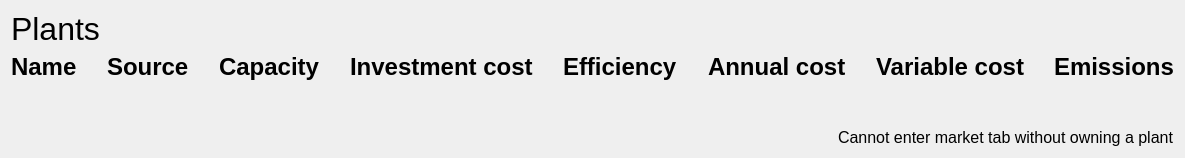
            <widget class="QWidget" name="page_plants">
             <layout class="QVBoxLayout" name="verticalLayout_18">
              <item>
               <widget class="QLabel" name="plants_window_title">
                <property name="font">
                 <font>
                  <pointsize>24</pointsize>
                 </font>
                </property>
                <property name="text">
                 <string>Plants</string>
                </property>
               </widget>
              </item>
              <item>
               <layout class="QGridLayout" name="plants_gridLayout">
                <property name="horizontalSpacing">
                 <number>30</number>
                </property>
                <property name="verticalSpacing">
                 <number>10</number>
                </property>
                <item row="0" column="5">
                 <widget class="QLabel" name="label_45">
                  <property name="font">
                   <font>
                    <pointsize>18</pointsize>
                    <weight>75</weight>
                    <bold>true</bold>
                   </font>
                  </property>
                  <property name="text">
                   <string>Annual cost</string>
                  </property>
                 </widget>
                </item>
                <item row="0" column="4">
                 <widget class="QLabel" name="label_44">
                  <property name="font">
                   <font>
                    <pointsize>18</pointsize>
                    <weight>75</weight>
                    <bold>true</bold>
                   </font>
                  </property>
                  <property name="text">
                   <string>Efficiency</string>
                  </property>
                 </widget>
                </item>
                <item row="0" column="1">
                 <widget class="QLabel" name="label_49">
                  <property name="font">
                   <font>
                    <pointsize>18</pointsize>
                    <weight>75</weight>
                    <bold>true</bold>
                   </font>
                  </property>
                  <property name="text">
                   <string>Source</string>
                  </property>
                 </widget>
                </item>
                <item row="0" column="0">
                 <widget class="QLabel" name="label_47">
                  <property name="font">
                   <font>
                    <pointsize>18</pointsize>
                    <weight>75</weight>
                    <bold>true</bold>
                   </font>
                  </property>
                  <property name="text">
                   <string>Name</string>
                  </property>
                  <property name="textInteractionFlags">
                   <set>Qt::LinksAccessibleByMouse|Qt::TextEditable</set>
                  </property>
                 </widget>
                </item>
                <item row="0" column="2">
                 <widget class="QLabel" name="label_46">
                  <property name="font">
                   <font>
                    <pointsize>18</pointsize>
                    <weight>75</weight>
                    <bold>true</bold>
                   </font>
                  </property>
                  <property name="text">
                   <string>Capacity</string>
                  </property>
                 </widget>
                </item>
                <item row="0" column="3">
                 <widget class="QLabel" name="label_48">
                  <property name="font">
                   <font>
                    <pointsize>18</pointsize>
                    <weight>75</weight>
                    <bold>true</bold>
                   </font>
                  </property>
                  <property name="text">
                   <string>Investment cost</string>
                  </property>
                 </widget>
                </item>
                <item row="0" column="6">
                 <widget class="QLabel" name="label_50">
                  <property name="font">
                   <font>
                    <pointsize>18</pointsize>
                    <weight>75</weight>
                    <bold>true</bold>
                   </font>
                  </property>
                  <property name="text">
                   <string>Variable cost</string>
                  </property>
                 </widget>
                </item>
                <item row="0" column="7">
                 <widget class="QLabel" name="label_51">
                  <property name="font">
                   <font>
                    <pointsize>18</pointsize>
                    <weight>75</weight>
                    <bold>true</bold>
                   </font>
                  </property>
                  <property name="text">
                   <string>Emissions</string>
                  </property>
                 </widget>
                </item>
               </layout>
              </item>
              <item>
               <layout class="QVBoxLayout" name="plants_verticalLayout_emptyList">
                <property name="bottomMargin">
                 <number>0</number>
                </property>
               </layout>
              </item>
              <item>
               <spacer name="verticalSpacer_5">
                <property name="orientation">
                 <enum>Qt::Vertical</enum>
                </property>
                <property name="sizeHint" stdset="0">
                 <size>
                  <width>20</width>
                  <height>40</height>
                 </size>
                </property>
               </spacer>
              </item>
              <item>
               <layout class="QHBoxLayout" name="horizontalLayout_17">
                <property name="topMargin">
                 <number>0</number>
                </property>
                <item>
                 <spacer name="horizontalSpacer_15">
                  <property name="orientation">
                   <enum>Qt::Horizontal</enum>
                  </property>
                  <property name="sizeHint" stdset="0">
                   <size>
                    <width>40</width>
                    <height>20</height>
                   </size>
                  </property>
                 </spacer>
                </item>
                <item>
                 <widget class="QLabel" name="plants_label_warning">
                  <property name="font">
                   <font>
                    <pointsize>12</pointsize>
                   </font>
                  </property>
                  <property name="text">
                   <string>Cannot enter market tab without owning a plant</string>
                  </property>
                 </widget>
                </item>
               </layout>
              </item>
             </layout>
            </widget>
